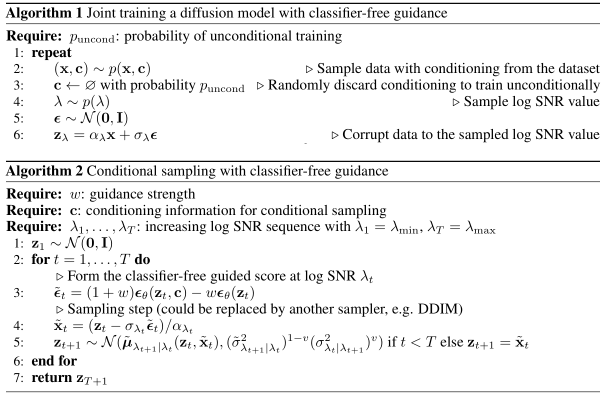
#> input picture asset/classifier_free_diffusion_guidance/figures/fig_algorithms_pipeline.png, 1212 x 826 px (shown at 1/2 size); its folder holds only this picture in this run
$ python crop.py
#> lines starting #> are read from the running program, lines starting #| are printed output that depends on the picture; after the words box and inside, x2 and y2 are one past the last pixel; in counts of white or black regions, pixels touching at a corner belong together
import os
import glob
from PIL import Image
import numpy as np

def smart_crop(img_path):
    img = Image.open(img_path).convert("RGB")
#> img is the input picture: PIL image 1212x826 RGB; min 0, max 255, mean 239
    w, h = img.size
#> w = 1212; h = 826
    gray = img.convert("L")
    arr = np.array(gray)
    binary = (arr < 252).astype(np.uint8)
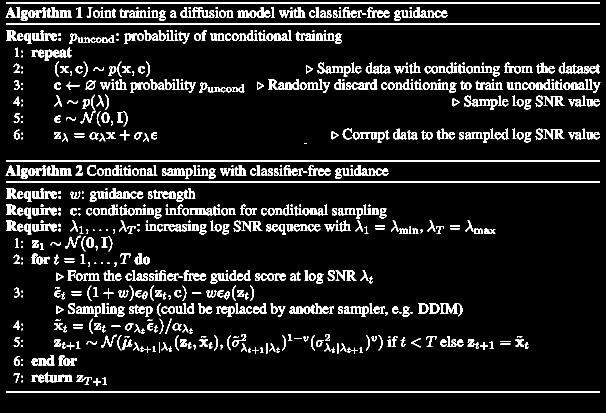
#> binary: shape (826, 1212) (shown at 1/2 size); values 0 (black) and 1 (white), 9.9% white; 744 white regions (94 under 20 px), largest, box (x1, y1, x2, y2) and area: (12, 5, 1200, 8) 3564, (12, 46, 1200, 49) 3564, (12, 321, 1200, 324) 3564

    if not np.any(binary): return

    def get_clusters(mask, axis, gap=30):
#> called with axis = 1, gap = 15
        sums = np.sum(mask, axis=axis)
#> sums = 826 values, max 1188 at index 5, min 0 at index 0, mean 120.1
        indices = np.where(sums > 2)[0]
#> indices = 619 values from 5 to 784
        if len(indices) == 0: return []
        clusters = []
        if len(indices) == 0: return []
        start = indices[0]
#> start = 5
        for i in range(1, len(indices)):
            if indices[i] - indices[i-1] > gap:
                clusters.append((start, indices[i-1]))
                start = indices[i]
#> this loop made 618 passes
#> start on pass 238: 321
#> after the loop, clusters = [(5, 287)]
        clusters.append((start, indices[-1]))
        return clusters

    # Initial vertical clusters
    v_clusters = get_clusters(binary, 1, gap=15) # Tighter gap to separate lines
#> v_clusters = [(5, 287), (321, 784)]
    if not v_clusters: return

    # Calculate density for each cluster
    cluster_stats = []
    for s, e in v_clusters:
        height = e - s
        ink_count = np.sum(binary[s:e, :])
        density = ink_count / (height * w)
        cluster_stats.append({'range': (s, e), 'height': height, 'density': density, 'ink': ink_count})
#> this loop made 2 passes
#> (s, e, height, ink_count, density) on passes 1 to 2: (5, 287, 282, 43515, 0.127), (321, 784, 463, 54482, 0.0971)
#> after the loop, cluster_stats = 2 items

    # The diagram is almost always the cluster with the most total ink
    main_idx = np.argmax([c['ink'] for c in cluster_stats])
#> main_idx = 1
    main_s, main_e = cluster_stats[main_idx]['range']
#> main_s = 321; main_e = 784

    # We want to keep clusters that are "part" of the diagram
    # and remove those that are "separate" (captions, page text).
    # Rule: Keep clusters that have high ink and are near the main cluster.
    # Discard clusters at edges if they are separated by a large gap or are sparse.

    final_v_clusters = [cluster_stats[main_idx]['range']]
#> final_v_clusters = [(321, 784)]

    # Search upwards from main
    for i in range(main_idx - 1, -1, -1):
        s, e = cluster_stats[i]['range']
        gap = v_clusters[i+1][0] - e
        # If gap is small (e.g. labels), or cluster is very dense, keep it.
        # If gap is large (standard line spacing of text), stop.
        if gap < 40 or cluster_stats[i]['density'] > 0.3:
            final_v_clusters.append((s, e))
        else:
            break
#> this loop made 1 pass
#> (s, e, gap) on pass 1: (5, 287, 34)
#> after the loop, final_v_clusters = [(321, 784), (5, 287)]

    # Search downwards from main
    for i in range(main_idx + 1, len(v_clusters)):
        s, e = cluster_stats[i]['range']
        gap = s - v_clusters[i-1][1]
        if gap < 40 or cluster_stats[i]['density'] > 0.3:
            final_v_clusters.append((s, e))
        else:
            break
#> this loop made 0 passes

    ymin = min(c[0] for c in final_v_clusters)
#> ymin = 5
    ymax = max(c[1] for c in final_v_clusters)
#> ymax = 784

    # Horizontal analysis within the new ymin:ymax
    h_clusters = get_clusters(binary[ymin:ymax, :], 0, gap=20)
#> h_clusters = [(12, 1199)]
    if not h_clusters: return

    # Similarly, find main horizontal cluster
    h_ink = [np.sum(binary[ymin:ymax, s:e]) for s, e in h_clusters]
#> h_ink = [97979]
    main_h_idx = np.argmax(h_ink)
#> main_h_idx = 0

    final_h_clusters = [h_clusters[main_h_idx]]
#> final_h_clusters = [(12, 1199)]

    # Expand horizontally if gaps are small
    for i in range(main_h_idx - 1, -1, -1):
        if h_clusters[i+1][0] - h_clusters[i][1] < 50:
            final_h_clusters.append(h_clusters[i])
        else: break
    for i in range(main_h_idx + 1, len(h_clusters)):
        if h_clusters[i][0] - h_clusters[i-1][1] < 50:
            final_h_clusters.append(h_clusters[i])
        else: break

    xmin = min(c[0] for c in final_h_clusters)
#> xmin = 12
    xmax = max(c[1] for c in final_h_clusters)
#> xmax = 1199

    pad = 10
    final_crop = (
        max(0, xmin - pad),
        max(0, ymin - pad),
        min(w, xmax + pad),
        min(h, ymax + pad)
    )
#> final_crop = (2, 0, 1209, 794)

    cropped = img.crop(final_crop)
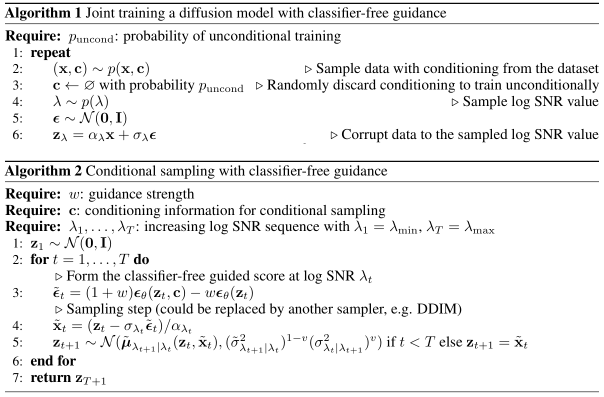
#> cropped: PIL image 1207x794 RGB (shown at 1/2 size); min 0, max 255, mean 238.3
    cropped.save(img_path)
    print(f"Balanced Cropped {img_path}: {w}x{h} -> {cropped.size[0]}x{cropped.size[1]}")
#| Balanced Cropped asset/classifier_free_diffusion_guidance/figures/fig_algorithms_pipeline.png: 1212x826 -> 1207x794

def main():
    image_paths = glob.glob("asset/**/*.png", recursive=True)
    for path in image_paths:
        try:
            smart_crop(path)
        except Exception as e:
            print(f"Error {path}: {e}")

if __name__ == "__main__":
    main()
